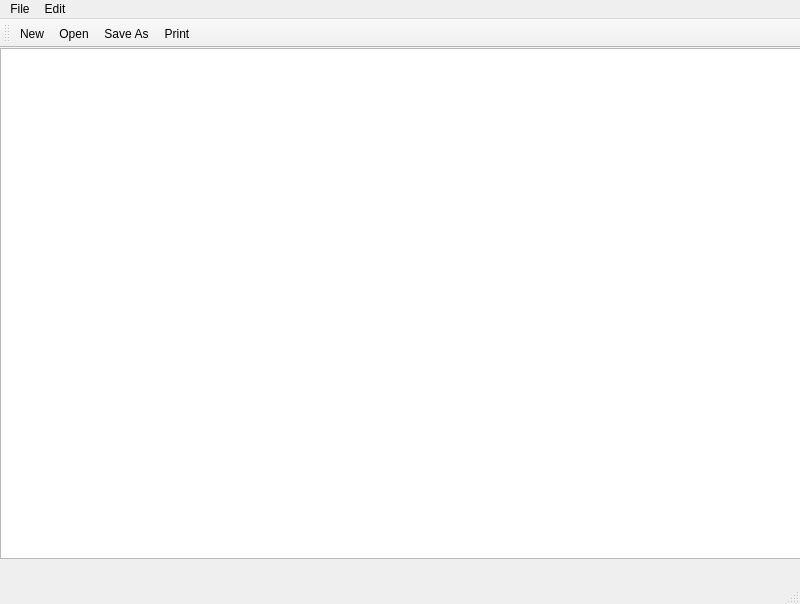
<?xml version="1.0" encoding="UTF-8"?>
<ui version="4.0">
 <class>MainWindow</class>
 <widget class="QMainWindow" name="MainWindow">
  <property name="geometry">
   <rect>
    <x>0</x>
    <y>0</y>
    <width>800</width>
    <height>604</height>
   </rect>
  </property>
  <property name="windowTitle">
   <string>MainWindow</string>
  </property>
  <widget class="QWidget" name="centralwidget">
   <widget class="QWidget" name="verticalLayoutWidget">
    <property name="geometry">
     <rect>
      <x>0</x>
      <y>0</y>
      <width>801</width>
      <height>511</height>
     </rect>
    </property>
    <layout class="QVBoxLayout" name="verticalLayout">
     <item>
      <widget class="QTextEdit" name="textEdit"/>
     </item>
    </layout>
   </widget>
  </widget>
  <widget class="QMenuBar" name="menubar">
   <property name="geometry">
    <rect>
     <x>0</x>
     <y>0</y>
     <width>800</width>
     <height>24</height>
    </rect>
   </property>
   <widget class="QMenu" name="menuFile">
    <property name="title">
     <string>File</string>
    </property>
    <addaction name="actionNew"/>
    <addaction name="actionOpen"/>
    <addaction name="actionSave_As"/>
    <addaction name="actionPrint"/>
    <addaction name="actionExit"/>
   </widget>
   <widget class="QMenu" name="menuEdit">
    <property name="title">
     <string>Edit</string>
    </property>
    <addaction name="actionCopy"/>
    <addaction name="actionPaste"/>
    <addaction name="actionCut"/>
    <addaction name="actionUndo"/>
    <addaction name="actionRedo"/>
   </widget>
   <addaction name="menuFile"/>
   <addaction name="menuEdit"/>
  </widget>
  <widget class="QStatusBar" name="statusbar"/>
  <widget class="QToolBar" name="toolBar">
   <property name="windowTitle">
    <string>toolBar</string>
   </property>
   <attribute name="toolBarArea">
    <enum>TopToolBarArea</enum>
   </attribute>
   <attribute name="toolBarBreak">
    <bool>false</bool>
   </attribute>
   <addaction name="actionNew"/>
   <addaction name="actionOpen"/>
   <addaction name="actionSave_As"/>
   <addaction name="actionPrint"/>
  </widget>
  <action name="actionNew">
   <property name="icon">
    <iconset resource="Resources.qrc">
     <normaloff>:/images/New.bmp</normaloff>:/images/New.bmp</iconset>
   </property>
   <property name="text">
    <string>New</string>
   </property>
  </action>
  <action name="actionOpen">
   <property name="icon">
    <iconset resource="Resources.qrc">
     <normaloff>:/images/Open.bmp</normaloff>:/images/Open.bmp</iconset>
   </property>
   <property name="text">
    <string>Open</string>
   </property>
  </action>
  <action name="actionSave_As">
   <property name="icon">
    <iconset resource="Resources.qrc">
     <normaloff>:/images/Save.bmp</normaloff>:/images/Save.bmp</iconset>
   </property>
   <property name="text">
    <string>Save As</string>
   </property>
  </action>
  <action name="actionPrint">
   <property name="icon">
    <iconset resource="Resources.qrc">
     <normaloff>:/images/Printer.bmp</normaloff>:/images/Printer.bmp</iconset>
   </property>
   <property name="text">
    <string>Print</string>
   </property>
  </action>
  <action name="actionExit">
   <property name="icon">
    <iconset resource="Resources.qrc">
     <normaloff>:/images/Exit.bmp</normaloff>:/images/Exit.bmp</iconset>
   </property>
   <property name="text">
    <string>Exit</string>
   </property>
  </action>
  <action name="actionCopy">
   <property name="text">
    <string>Copy</string>
   </property>
  </action>
  <action name="actionPaste">
   <property name="text">
    <string>Paste</string>
   </property>
  </action>
  <action name="actionCut">
   <property name="text">
    <string>Cut</string>
   </property>
  </action>
  <action name="actionUndo">
   <property name="text">
    <string>Undo</string>
   </property>
  </action>
  <action name="actionRedo">
   <property name="text">
    <string>Redo</string>
   </property>
  </action>
 </widget>
 <resources>
  <include location="Resources.qrc"/>
 </resources>
 <connections/>
</ui>
